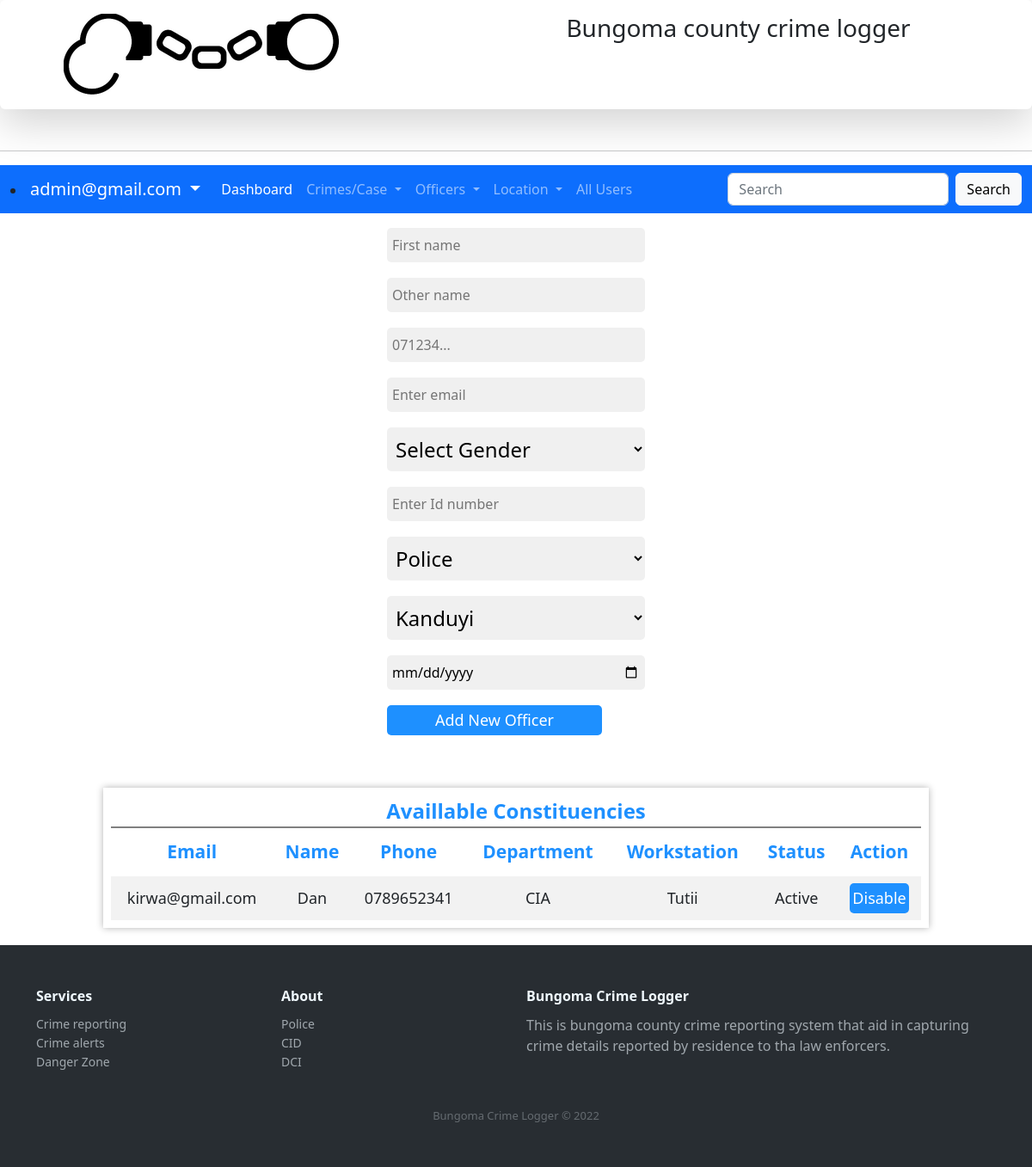
Before: /officerregistration.php (signed in) with the older database file.
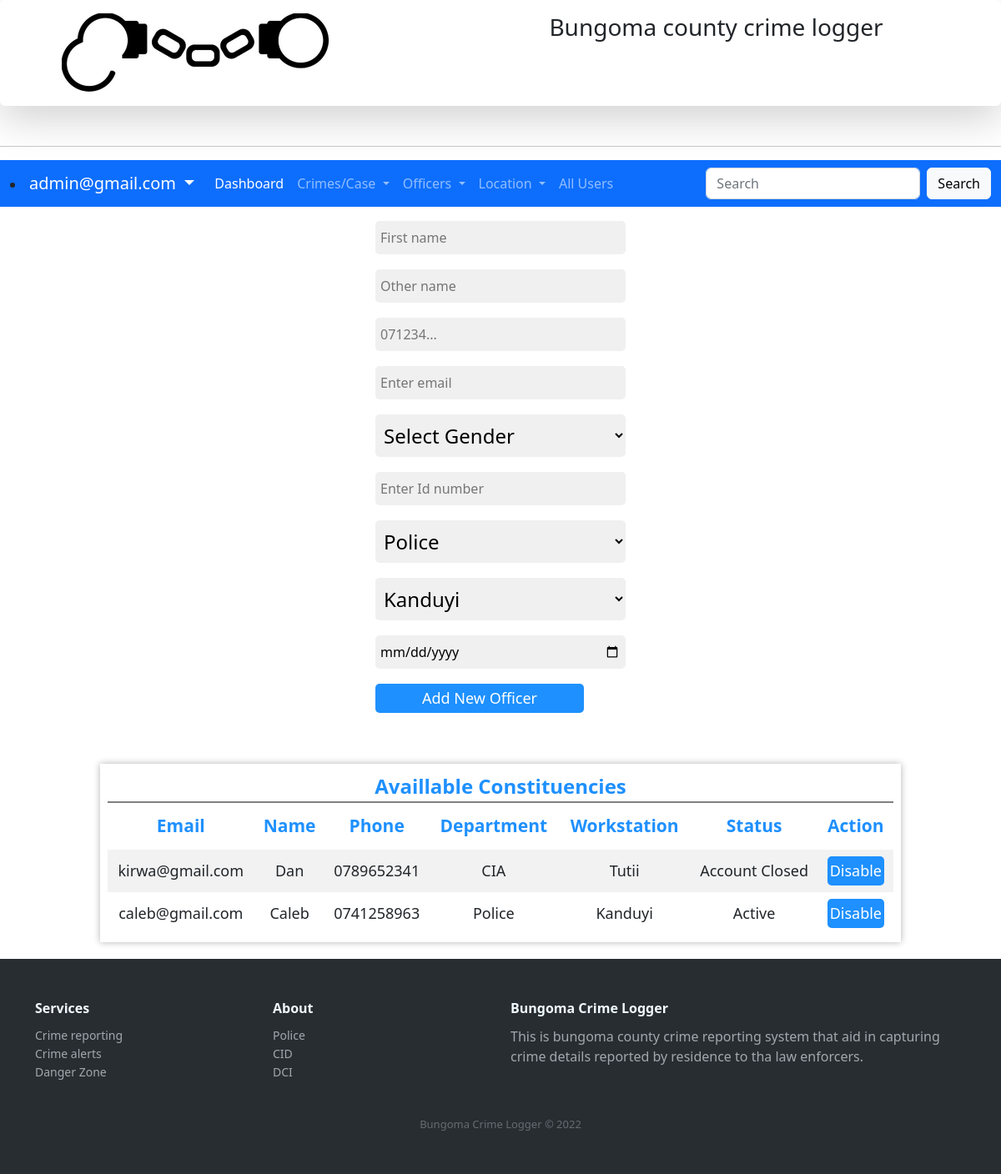
After: the same page with the newer database file.
### tables this page shows
CREATE TABLE IF NOT EXISTS `tblofficers` (
  `officerID` int(12) NOT NULL AUTO_INCREMENT,
  `firstname` varchar(255) NOT NULL,
  `othername` varchar(255) NOT NULL,
  `phone` varchar(255) NOT NULL,
  `email` varchar(255) NOT NULL,
  `gender` varchar(6) NOT NULL,
  `officernumber` int(12) NOT NULL,
  `departmentID` int(12) NOT NULL,
  `workstationID` int(12) NOT NULL,
  `dateadded` date NOT NULL,
  `dateupdated` date NOT NULL,
  `status` int(1) NOT NULL,
  PRIMARY KEY (`officerID`),
  KEY `derp` (`departmentID`),
  KEY `station` (`workstationID`)
);

CREATE TABLE IF NOT EXISTS `tbldepartment` (
  `departmentId` int(12) NOT NULL AUTO_INCREMENT,
  `departmentName` varchar(255) NOT NULL,
  `description` varchar(255) NOT NULL,
  `dateadded` date NOT NULL,
  `dateupdated` date NOT NULL,
  `status` int(1) NOT NULL,
  PRIMARY KEY (`departmentId`)
);

CREATE TABLE IF NOT EXISTS `tblworkstation` (
  `workstationID` int(12) NOT NULL AUTO_INCREMENT,
  `workstation` varchar(255) NOT NULL,
  `description` varchar(255) NOT NULL,
  `dateadded` date NOT NULL,
  `dateupdated` date NOT NULL,
  `departmentID` int(12) NOT NULL,
  `status` int(1) NOT NULL,
  PRIMARY KEY (`workstationID`),
  KEY `depwrok` (`departmentID`)
);

### officerregistration.php (the view, shortened to what the changed rows need)
<?php require_once('Connections/crimecon.php'); ?>
<?php
$maxRows_AllOfficers = 10;
$pageNum_AllOfficers = 0;
$startRow_AllOfficers = $pageNum_AllOfficers * $maxRows_AllOfficers;
$query_AllOfficers = "SELECT tblofficers.email, tblofficers.firstname, tblofficers.phone, tblofficers.status, tbldepartment.departmentName, tblworkstation.workstation FROM tblofficers, tblworkstation, tbldepartment WHERE tblworkstation.workstationID = tblofficers.workstationID AND tbldepartment.departmentId = tblofficers.departmentID";
$query_limit_AllOfficers = sprintf("%s LIMIT %d, %d", $query_AllOfficers, $startRow_AllOfficers, $maxRows_AllOfficers);
$AllOfficers = mysql_query($query_limit_AllOfficers, $crimecon) or die(mysql_error());
$row_AllOfficers = mysql_fetch_assoc($AllOfficers);
?>
<!DOCTYPE html PUBLIC "-//W3C//DTD XHTML 1.0 Transitional//EN" "http://www.w3.org/TR/xhtml1/DTD/xhtml1-transitional.dtd">
<html xmlns="http://www.w3.org/1999/xhtml">
<head>
<link rel="stylesheet" type="text/css" href="customcss/myelements.css">
<link rel="stylesheet" type="text/css" href="customcss/navigation.css">
<link rel="stylesheet" type="text/css" href="css/bootstrap.min.css">
<link rel="stylesheet" href="https://cdnjs.cloudflare.com/ajax/libs/ionicons/2.0.1/css/ionicons.min.css">
</head>
<body>
<div class="scroll-table">
  <div class="table-holder">
<table>
  <thead>
  <tr>
    <th>Email</th>
    <th>Name</th>
    <th>Phone</th>
    <th>Department</th>
    <th>Workstation</th>
    <th>Status</th>
    <th>Action</th>
  </tr>
  </thead>
  <tbody>
  <?php do { ?>
    <tr>
      <td><?php echo $row_AllOfficers['email']; ?></td>
      <td><?php echo $row_AllOfficers['firstname']; ?></td>
      <td><?php echo $row_AllOfficers['phone']; ?></td>
      <td><?php echo $row_AllOfficers['departmentName']; ?></td>
      <td><?php echo $row_AllOfficers['workstation']; ?></td>
      <td><?php  if ($row_AllOfficers['status'] == 1){
         echo "Active";
      }else{
        echo "Account Closed";
      }
    ?></td>
    <td>
      <form action="officerregistration.php" method="POST" name="formdiasbleofficer" id="disableoffiser1"> <button class="myActionbutton" value="<?php echo $row_AllOfficers['email']; ?>" name="btndisableofficer">Disable</button>
      </form>
    </td>
    </tr>
    <?php } while ($row_AllOfficers = mysql_fetch_assoc($AllOfficers)); ?>
    </tbody>
</table>
</div>
</div>
</body>
</html>

Changed rows visible on the page:
changed tblofficers "kirwa@gmail.com": status "Active" → "Account Closed"
added tblofficers: email "caleb@gmail.com", firstname "Caleb", phone "0741258963", departmentID.departmentName "Police", workstationID.workstation "Kanduyi", status "Active"
